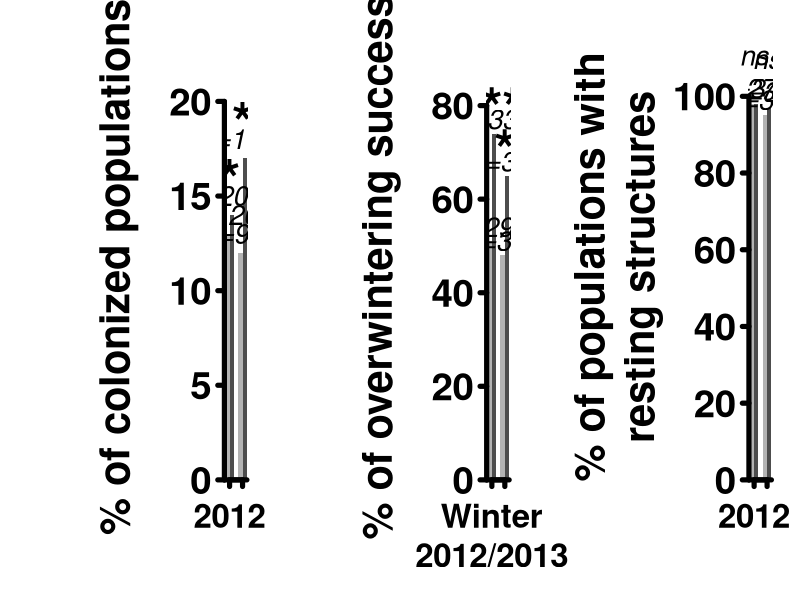

This figure's R source:
###############################################################################
###############################################################################
#barplot of the effect of coinfection on different parameters (Figure 2)
###############################################################################
###############################################################################


###############################################################################
#code for the barplot
###############################################################################

op<-par(mfrow=c(1,3),mar=c(5.1,16,3.1,2.1), oma=c(4,1,1,0))

coolcol<-c("grey70","grey30")

#first plot for the colonization success
datmat<-matrix(c(13,14,12,17),nrow=2)
temp<-barplot(datmat,beside=TRUE,border=NA,col=coolcol,font=2,las=1,
              cex.axis=3.5,cex.names=1,lwd=5,ylim=c(0,22.5),xpd=FALSE)
axis(1,at=c(0,6),lwd=5,labels=FALSE,lwd.ticks=0)
axis(1,at=c(2,5),labels=list("2012","2013"),lwd=5,font=2,cex.axis=3,padj=1)
mtext(side=2,text="% of colonized populations",line=7,font=2,cex=2.5)
text(temp[1],datmat[1]+1,"n=1263",font=3,cex=2.5)
text(temp[2],datmat[2]+1,"n=2044",font=3,cex=2.5)
text((temp[1]+temp[2])/2,max(datmat[1:2])+2.5,"*",font=2,cex=5)
text(temp[3],datmat[3]+1,"n=962",font=3,cex=2.5)
text(temp[4],datmat[4]+1,"n=1184",font=3,cex=2.5)
text((temp[3]+temp[4])/2,max(datmat[3:4])+2.5,"*",font=2,cex=5)
mtext(side=2,text="A)",font=2,cex=2.5,adj=5,padj=-11,las=1)

#second plot for the overwintering success
datmat<-matrix(c(51,74,48,65),nrow=2)
temp<-barplot(datmat,beside=TRUE,border=NA,col=coolcol,font=2,las=1,
              cex.axis=3.5,cex.names=1,lwd=5,ylim=c(0,91),xpd=FALSE)
axis(1,at=c(0,6),lwd=5,labels=FALSE,lwd.ticks=0)
axis(1,at=c(2,5),labels=list("Winter\n2012/2013","Winter\n2013/2014"),lwd=5,
     font=2,cex.axis=3,padj=1)
mtext(side=2,text="% of overwintering success",line=7,font=2,cex=2.5)
text(temp[1],datmat[1]+3,"n=299",font=3,cex=2.5)
text(temp[2],datmat[2]+3,"n=338",font=3,cex=2.5)
text((temp[1]+temp[2])/2,max(datmat[1:2])+8,"***",font=2,cex=5)
text(temp[3],datmat[3]+3,"n=372",font=3,cex=2.5)
text(temp[4],datmat[4]+3,"n=346",font=3,cex=2.5)
text((temp[3]+temp[4])/2,max(datmat[3:4])+8,"*",font=2,cex=5)
mtext(side=2,text="B)",font=2,cex=2.5,adj=5,padj=-11,las=1)

#third plot for the production of overwintering structures
datmat<-matrix(c(98,98,95,97),nrow=2)
temp<-barplot(datmat,beside=TRUE,border=NA,col=coolcol,font=2,las=1,
              cex.axis=3.5,cex.names=1,lwd=5,ylim=c(0,111),xpd=FALSE)
axis(1,at=c(0,6),lwd=5,labels=FALSE,lwd.ticks=0)
axis(1,at=c(2,5),labels=list("2012","2013"),lwd=5,font=2,cex.axis=3,padj=1)
mtext(side=2,text="% of populations with\nresting structures",
      line=7,font=2,cex=2.5)
text(temp[1],datmat[1]+4,"n=274",font=3,cex=2.5)
text(temp[2],datmat[2]+4,"n=315",font=3,cex=2.5)
text((temp[1]+temp[2])/2,max(datmat[1:2])+12,"ns",font=3,cex=2.5,xpd=TRUE)
text(temp[3],datmat[3]+4,"n=374",font=3,cex=2.5)
text(temp[4],datmat[4]+4,"n=343",font=3,cex=2.5)
text((temp[3]+temp[4])/2,max(datmat[3:4])+12,"ns",font=3,cex=2.5)
mtext(side=2,text="C)",font=2,cex=2.5,adj=5.5,padj=-11,las=1)

par(op)

#export to pdf 24.5 x 8 inches


###############################################################################
#END
###############################################################################